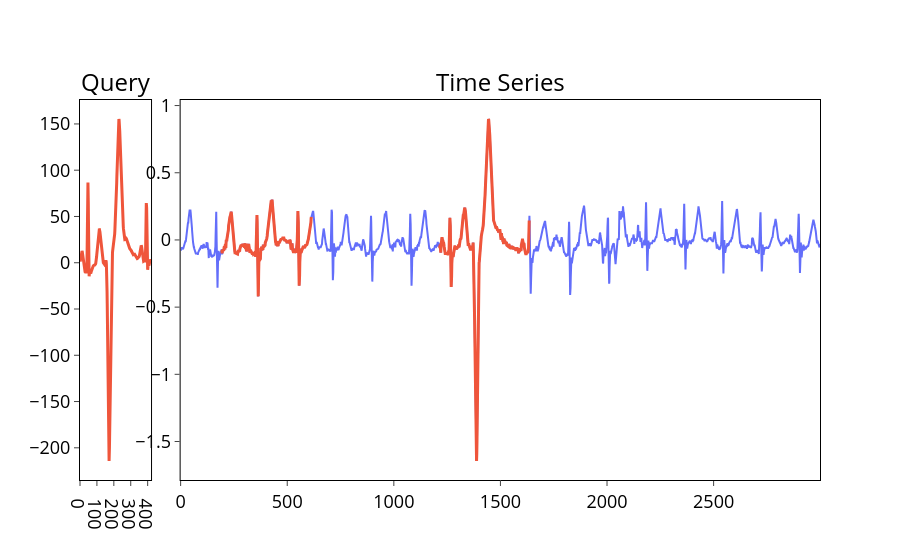

Notebook code cell kept with this figure:
### Markdown cell above
Напишите функцию `plot_bestmatch_results()` в модуле *plots.py* для визуализации найденных $topK$ похожих подпоследовательностей временного ряда на образец поиска. За основу возьмите функцию `plot_bestmatch_data()` и добавьте отображение найденных подпоследовательностей, выделив их тем же цветом, что и образец поиска.

### Code cell
plot_bestmatch_results(ts, query, naive_bestmatch_results)

### Figure 1 — Plotly figure (JSON) as saved in the notebook; plotly's stock layout.template omitted (floating-point values rounded to 4 significant figures; data arrays with more than 128 entries replaced by an {"elided": "..."} marker saying what was removed)
{"data": [{"line": {"color": "#EF553B", "width": 3}, "type": "scatter", "x": {"elided": "421 int values"}, "xaxis": "x", "y": {"elided": "421 float values"}, "yaxis": "y"}, {"line": {"color": "#636EFA", "width": 2}, "name": "Time Series", "type": "scatter", "x": {"elided": "3000 int values"}, "xaxis": "x2", "y": {"elided": "3000 float values"}, "yaxis": "y2"}, {"line": {"color": "#EF553B", "width": 3}, "name": "Match @ 1215", "type": "scatter", "x": {"elided": "421 int values"}, "xaxis": "x2", "y": {"elided": "421 float values"}, "yaxis": "y2"}, {"line": {"color": "#EF553B", "width": 3}, "name": "Match @ 193", "type": "scatter", "x": {"elided": "421 int values"}, "xaxis": "x2", "y": {"elided": "421 float values"}, "yaxis": "y2"}], "layout": {"annotations": [{"font": {"color": "black", "size": 24}, "showarrow": false, "text": "Query", "x": 0.048, "xanchor": "center", "xref": "paper", "y": 1, "yanchor": "bottom", "yref": "paper"}, {"font": {"color": "black", "size": 24}, "showarrow": false, "text": "Time Series", "x": 0.568, "xanchor": "center", "xref": "paper", "y": 1, "yanchor": "bottom", "yref": "paper"}], "autosize": true, "paper_bgcolor": "rgba(0, 0, 0, 0)", "plot_bgcolor": "rgba(0, 0, 0, 0)", "showlegend": false, "title": {"x": 0.5}, "xaxis": {"anchor": "y", "autorange": true, "domain": [0, 0.096], "linecolor": "#000", "linewidth": 1, "mirror": true, "range": [0, 420], "showgrid": false, "tickfont": {"color": "black", "size": 18}, "ticks": "outside", "tickwidth": 1, "type": "linear"}, "xaxis2": {"anchor": "y2", "autorange": true, "domain": [0.136, 1], "linecolor": "#000", "linewidth": 1, "mirror": true, "range": [0, 2999], "showgrid": false, "tickfont": {"color": "black", "size": 18}, "ticks": "outside", "tickwidth": 1, "type": "linear"}, "yaxis": {"anchor": "x", "autorange": true, "domain": [0, 1], "linecolor": "#000", "linewidth": 1, "mirror": true, "range": [-234.8, 175.9], "showgrid": false, "tickfont": {"color": "black", "size": 18}, "ticks": "outside", "tickwidth": 1, "type": "linear", "zeroline": false}, "yaxis2": {"anchor": "x2", "autorange": true, "domain": [0, 1], "linecolor": "#000", "linewidth": 1, "mirror": true, "range": [-1.786, 1.041], "showgrid": false, "tickfont": {"color": "black", "size": 18}, "ticks": "outside", "tickwidth": 1, "type": "linear", "zeroline": false}}}
